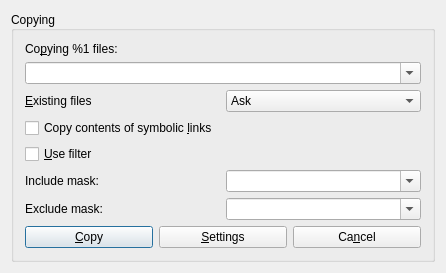
<?xml version="1.0" encoding="UTF-8"?>
<ui version="4.0">
 <class>CopyDialog</class>
 <widget class="QDialog" name="CopyDialog">
  <property name="geometry">
   <rect>
    <x>0</x>
    <y>0</y>
    <width>446</width>
    <height>259</height>
   </rect>
  </property>
  <property name="windowTitle">
   <string>CopyDialog</string>
  </property>
  <layout class="QVBoxLayout" name="verticalLayout_3">
   <item>
    <widget class="QGroupBox" name="groupBox">
     <property name="title">
      <string>Copying</string>
     </property>
     <property name="alignment">
      <set>Qt::AlignJustify|Qt::AlignVCenter</set>
     </property>
     <layout class="QVBoxLayout" name="verticalLayout_2">
      <item>
       <layout class="QVBoxLayout" name="verticalLayout">
        <item>
         <widget class="QLabel" name="copyDestinationLabel">
          <property name="sizePolicy">
           <sizepolicy hsizetype="Maximum" vsizetype="Fixed">
            <horstretch>0</horstretch>
            <verstretch>0</verstretch>
           </sizepolicy>
          </property>
          <property name="text">
           <string>Co&amp;pying %1 files:</string>
          </property>
          <property name="buddy">
           <cstring>copyToComboBox</cstring>
          </property>
         </widget>
        </item>
        <item>
         <widget class="QComboBox" name="copyToComboBox">
          <property name="editable">
           <bool>true</bool>
          </property>
         </widget>
        </item>
       </layout>
      </item>
      <item>
       <layout class="QHBoxLayout" name="horizontalLayout">
        <item>
         <widget class="QLabel" name="label">
          <property name="sizePolicy">
           <sizepolicy hsizetype="Preferred" vsizetype="Fixed">
            <horstretch>0</horstretch>
            <verstretch>0</verstretch>
           </sizepolicy>
          </property>
          <property name="text">
           <string>&amp;Existing files</string>
          </property>
          <property name="buddy">
           <cstring>comboBox</cstring>
          </property>
         </widget>
        </item>
        <item>
         <widget class="QComboBox" name="comboBox">
          <item>
           <property name="text">
            <string>Ask</string>
           </property>
          </item>
          <item>
           <property name="text">
            <string>Overwrite</string>
           </property>
          </item>
          <item>
           <property name="text">
            <string>Append</string>
           </property>
          </item>
          <item>
           <property name="text">
            <string>Skip</string>
           </property>
          </item>
          <item>
           <property name="text">
            <string>Only newer files</string>
           </property>
          </item>
         </widget>
        </item>
       </layout>
      </item>
      <item>
       <widget class="QCheckBox" name="copyContentLinksCheckBox">
        <property name="text">
         <string>Copy contents of symbolic &amp;links</string>
        </property>
       </widget>
      </item>
      <item>
       <widget class="QCheckBox" name="filterCheckBox">
        <property name="text">
         <string>&amp;Use filter</string>
        </property>
       </widget>
      </item>
      <item>
       <layout class="QHBoxLayout" name="horizontalLayout_2">
        <item>
         <widget class="QLabel" name="includeMaskLabel">
          <property name="text">
           <string>Include mask:</string>
          </property>
          <property name="buddy">
           <cstring>includeMaskComboBox</cstring>
          </property>
         </widget>
        </item>
        <item>
         <widget class="QComboBox" name="includeMaskComboBox">
          <property name="editable">
           <bool>true</bool>
          </property>
         </widget>
        </item>
       </layout>
      </item>
      <item>
       <layout class="QHBoxLayout" name="horizontalLayout_3">
        <item>
         <widget class="QLabel" name="label_3">
          <property name="text">
           <string>Exclude mask:</string>
          </property>
          <property name="buddy">
           <cstring>excludeMaskComboBox</cstring>
          </property>
         </widget>
        </item>
        <item>
         <widget class="QComboBox" name="excludeMaskComboBox">
          <property name="editable">
           <bool>true</bool>
          </property>
         </widget>
        </item>
       </layout>
      </item>
      <item>
       <spacer name="verticalSpacer">
        <property name="orientation">
         <enum>Qt::Vertical</enum>
        </property>
        <property name="sizeHint" stdset="0">
         <size>
          <width>20</width>
          <height>40</height>
         </size>
        </property>
       </spacer>
      </item>
      <item>
       <layout class="QHBoxLayout" name="horizontalLayout_4">
        <item>
         <widget class="QPushButton" name="copyPushButton">
          <property name="text">
           <string>&amp;Copy</string>
          </property>
         </widget>
        </item>
        <item>
         <widget class="QPushButton" name="settingsPushButton">
          <property name="text">
           <string>&amp;Settings</string>
          </property>
         </widget>
        </item>
        <item>
         <widget class="QPushButton" name="cancelPushButton">
          <property name="text">
           <string>Ca&amp;ncel</string>
          </property>
         </widget>
        </item>
       </layout>
      </item>
     </layout>
    </widget>
   </item>
  </layout>
 </widget>
 <layoutdefault spacing="6" margin="11"/>
 <tabstops>
  <tabstop>copyToComboBox</tabstop>
  <tabstop>comboBox</tabstop>
  <tabstop>copyContentLinksCheckBox</tabstop>
  <tabstop>filterCheckBox</tabstop>
  <tabstop>includeMaskComboBox</tabstop>
  <tabstop>excludeMaskComboBox</tabstop>
  <tabstop>copyPushButton</tabstop>
  <tabstop>settingsPushButton</tabstop>
  <tabstop>cancelPushButton</tabstop>
 </tabstops>
 <resources/>
 <connections/>
</ui>
